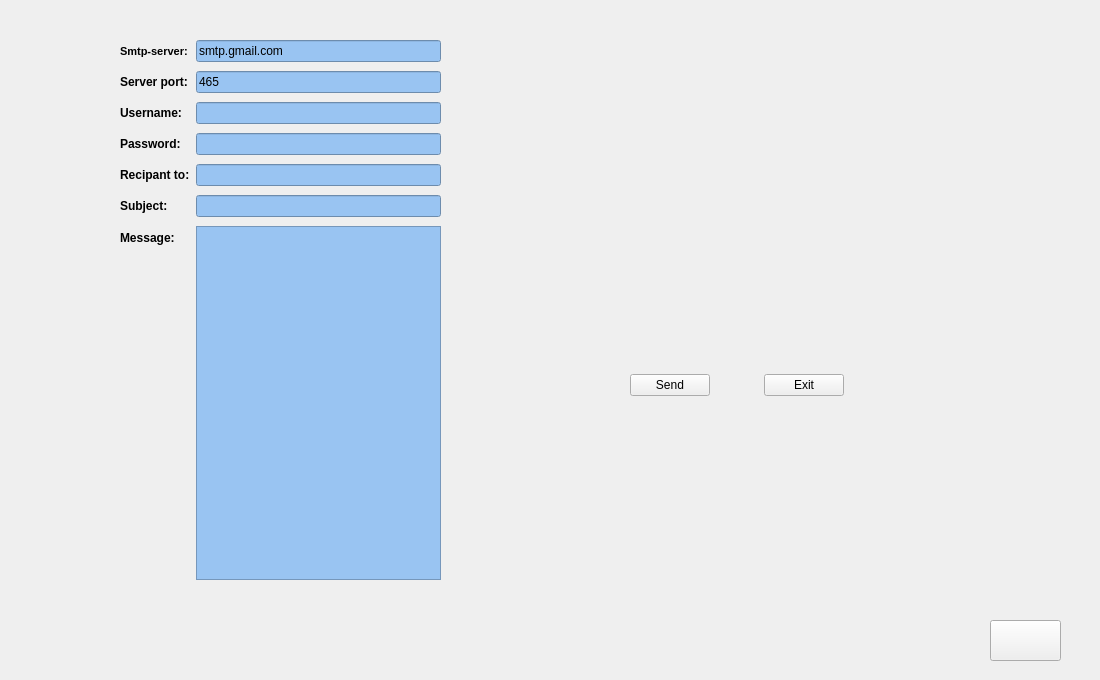
    <widget class="QWidget" name="page_4">
     <widget class="QWidget" name="layoutWidget_2">
      <property name="geometry">
       <rect>
        <x>120</x>
        <y>40</y>
        <width>321</width>
        <height>540</height>
       </rect>
      </property>
      <layout class="QFormLayout" name="formLayout">
       <property name="fieldGrowthPolicy">
        <enum>QFormLayout::ExpandingFieldsGrow</enum>
       </property>
       <property name="rowWrapPolicy">
        <enum>QFormLayout::WrapLongRows</enum>
       </property>
       <property name="verticalSpacing">
        <number>9</number>
       </property>
       <item row="0" column="0">
        <widget class="QLabel" name="label_41">
         <property name="font">
          <font>
           <pointsize>8</pointsize>
           <weight>75</weight>
           <bold>true</bold>
          </font>
         </property>
         <property name="text">
          <string>Smtp-server:</string>
         </property>
        </widget>
       </item>
       <item row="0" column="1">
        <widget class="QLineEdit" name="server">
         <property name="styleSheet">
          <string notr="true">background:rgb(153, 196, 242)</string>
         </property>
         <property name="text">
          <string>smtp.gmail.com</string>
         </property>
        </widget>
       </item>
       <item row="1" column="0">
        <widget class="QLabel" name="label_42">
         <property name="font">
          <font>
           <weight>75</weight>
           <bold>true</bold>
          </font>
         </property>
         <property name="text">
          <string>Server port:</string>
         </property>
        </widget>
       </item>
       <item row="1" column="1">
        <widget class="QLineEdit" name="port">
         <property name="styleSheet">
          <string notr="true">background:rgb(153, 196, 242)</string>
         </property>
         <property name="text">
          <string>465</string>
         </property>
        </widget>
       </item>
       <item row="2" column="0">
        <widget class="QLabel" name="label_43">
         <property name="font">
          <font>
           <weight>75</weight>
           <bold>true</bold>
          </font>
         </property>
         <property name="text">
          <string>Username:</string>
         </property>
        </widget>
       </item>
       <item row="2" column="1">
        <widget class="QLineEdit" name="uname">
         <property name="styleSheet">
          <string notr="true">background:rgb(153, 196, 242)</string>
         </property>
        </widget>
       </item>
       <item row="3" column="0">
        <widget class="QLabel" name="label_44">
         <property name="font">
          <font>
           <weight>75</weight>
           <bold>true</bold>
          </font>
         </property>
         <property name="text">
          <string>Password:</string>
         </property>
        </widget>
       </item>
       <item row="3" column="1">
        <widget class="QLineEdit" name="paswd">
         <property name="styleSheet">
          <string notr="true">background:rgb(153, 196, 242)</string>
         </property>
         <property name="inputMask">
          <string/>
         </property>
         <property name="echoMode">
          <enum>QLineEdit::Password</enum>
         </property>
        </widget>
       </item>
       <item row="4" column="0">
        <widget class="QLabel" name="label_45">
         <property name="font">
          <font>
           <weight>75</weight>
           <bold>true</bold>
          </font>
         </property>
         <property name="text">
          <string>Recipant to:</string>
         </property>
        </widget>
       </item>
       <item row="4" column="1">
        <widget class="QLineEdit" name="rcpt">
         <property name="styleSheet">
          <string notr="true">background:rgb(153, 196, 242)</string>
         </property>
        </widget>
       </item>
       <item row="5" column="0">
        <widget class="QLabel" name="label_46">
         <property name="font">
          <font>
           <weight>75</weight>
           <bold>true</bold>
          </font>
         </property>
         <property name="text">
          <string>Subject:</string>
         </property>
        </widget>
       </item>
       <item row="5" column="1">
        <widget class="QLineEdit" name="subject">
         <property name="styleSheet">
          <string notr="true">background:rgb(153, 196, 242)</string>
         </property>
        </widget>
       </item>
       <item row="6" column="0">
        <widget class="QLabel" name="label_47">
         <property name="font">
          <font>
           <weight>75</weight>
           <bold>true</bold>
          </font>
         </property>
         <property name="text">
          <string>Message:</string>
         </property>
        </widget>
       </item>
       <item row="6" column="1">
        <widget class="QPlainTextEdit" name="msg">
         <property name="styleSheet">
          <string notr="true">background:rgb(153, 196, 242)</string>
         </property>
        </widget>
       </item>
      </layout>
     </widget>
     <widget class="QWidget" name="layoutWidget">
      <property name="geometry">
       <rect>
        <x>630</x>
        <y>370</y>
        <width>214</width>
        <height>30</height>
       </rect>
      </property>
      <layout class="QHBoxLayout" name="horizontalLayout">
       <item>
        <widget class="QPushButton" name="sendBtn">
         <property name="text">
          <string>Send</string>
         </property>
        </widget>
       </item>
       <item>
        <spacer name="horizontalSpacer">
         <property name="orientation">
          <enum>Qt::Horizontal</enum>
         </property>
         <property name="sizeHint" stdset="0">
          <size>
           <width>40</width>
           <height>20</height>
          </size>
         </property>
        </spacer>
       </item>
       <item>
        <widget class="QPushButton" name="exitBtn">
         <property name="text">
          <string>Exit</string>
         </property>
        </widget>
       </item>
      </layout>
     </widget>
     <widget class="QPushButton" name="f_pushButton_retour_mailing">
      <property name="geometry">
       <rect>
        <x>990</x>
        <y>620</y>
        <width>71</width>
        <height>41</height>
       </rect>
      </property>
      <property name="styleSheet">
       <string notr="true">border-image:url(:/img/img/butretour.png)</string>
      </property>
      <property name="text">
       <string/>
      </property>
     </widget>
     <widget class="QLabel" name="label_49">
      <property name="geometry">
       <rect>
        <x>0</x>
        <y>10</y>
        <width>1091</width>
        <height>661</height>
       </rect>
      </property>
      <property name="text">
       <string/>
      </property>
     </widget>
     <zorder>label_49</zorder>
     <zorder>layoutWidget_2</zorder>
     <zorder>layoutWidget</zorder>
     <zorder>f_pushButton_retour_mailing</zorder>
    </widget>
